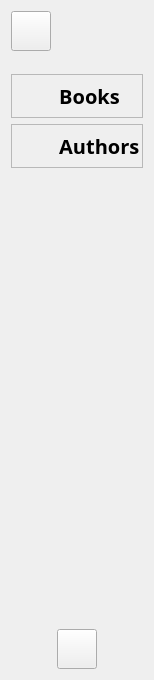
<?xml version="1.0" encoding="UTF-8"?>
<ui version="4.0">
 <class>LibrarySideMenu</class>
 <widget class="QWidget" name="LibrarySideMenu">
  <property name="geometry">
   <rect>
    <x>0</x>
    <y>0</y>
    <width>154</width>
    <height>680</height>
   </rect>
  </property>
  <property name="windowTitle">
   <string>Form</string>
  </property>
  <layout class="QVBoxLayout" name="verticalLayout">
   <item>
    <widget class="QPushButton" name="sideMenuButton">
     <property name="sizePolicy">
      <sizepolicy hsizetype="Maximum" vsizetype="Fixed">
       <horstretch>0</horstretch>
       <verstretch>0</verstretch>
      </sizepolicy>
     </property>
     <property name="minimumSize">
      <size>
       <width>40</width>
       <height>40</height>
      </size>
     </property>
     <property name="styleSheet">
      <string notr="true">image: url(:/resources/icons/hamburgerMenu.svg);</string>
     </property>
     <property name="text">
      <string/>
     </property>
    </widget>
   </item>
   <item>
    <spacer name="verticalSpacer_2">
     <property name="orientation">
      <enum>Qt::Vertical</enum>
     </property>
     <property name="sizeType">
      <enum>QSizePolicy::Fixed</enum>
     </property>
     <property name="sizeHint" stdset="0">
      <size>
       <width>20</width>
       <height>17</height>
      </size>
     </property>
    </spacer>
   </item>
   <item>
    <widget class="ClickableFrame" name="booksMenu">
     <property name="frameShape">
      <enum>QFrame::StyledPanel</enum>
     </property>
     <property name="frameShadow">
      <enum>QFrame::Raised</enum>
     </property>
     <layout class="QHBoxLayout" name="horizontalLayout">
      <property name="spacing">
       <number>1</number>
      </property>
      <property name="leftMargin">
       <number>1</number>
      </property>
      <property name="topMargin">
       <number>1</number>
      </property>
      <property name="rightMargin">
       <number>1</number>
      </property>
      <property name="bottomMargin">
       <number>1</number>
      </property>
      <item>
       <widget class="QLabel" name="label">
        <property name="minimumSize">
         <size>
          <width>40</width>
          <height>40</height>
         </size>
        </property>
        <property name="styleSheet">
         <string notr="true">image: url(:/resources/icons/books.svg);</string>
        </property>
        <property name="text">
         <string/>
        </property>
       </widget>
      </item>
      <item>
       <widget class="QLabel" name="booksText">
        <property name="enabled">
         <bool>true</bool>
        </property>
        <property name="sizePolicy">
         <sizepolicy hsizetype="MinimumExpanding" vsizetype="Preferred">
          <horstretch>0</horstretch>
          <verstretch>0</verstretch>
         </sizepolicy>
        </property>
        <property name="font">
         <font>
          <family>Montserrat</family>
          <pointsize>15</pointsize>
          <bold>true</bold>
         </font>
        </property>
        <property name="text">
         <string> Books</string>
        </property>
       </widget>
      </item>
     </layout>
    </widget>
   </item>
   <item>
    <widget class="ClickableFrame" name="authorsMenu">
     <property name="frameShape">
      <enum>QFrame::StyledPanel</enum>
     </property>
     <property name="frameShadow">
      <enum>QFrame::Raised</enum>
     </property>
     <layout class="QHBoxLayout" name="horizontalLayout_2">
      <property name="spacing">
       <number>1</number>
      </property>
      <property name="leftMargin">
       <number>1</number>
      </property>
      <property name="topMargin">
       <number>1</number>
      </property>
      <property name="rightMargin">
       <number>1</number>
      </property>
      <property name="bottomMargin">
       <number>1</number>
      </property>
      <item>
       <widget class="QLabel" name="label_3">
        <property name="minimumSize">
         <size>
          <width>40</width>
          <height>40</height>
         </size>
        </property>
        <property name="styleSheet">
         <string notr="true">image: url(:/resources/icons/author.svg);</string>
        </property>
        <property name="text">
         <string/>
        </property>
       </widget>
      </item>
      <item>
       <widget class="QLabel" name="authorsText">
        <property name="sizePolicy">
         <sizepolicy hsizetype="MinimumExpanding" vsizetype="Preferred">
          <horstretch>0</horstretch>
          <verstretch>0</verstretch>
         </sizepolicy>
        </property>
        <property name="font">
         <font>
          <family>Montserrat</family>
          <pointsize>15</pointsize>
          <bold>true</bold>
         </font>
        </property>
        <property name="text">
         <string> Authors</string>
        </property>
       </widget>
      </item>
     </layout>
    </widget>
   </item>
   <item>
    <spacer name="verticalSpacer">
     <property name="orientation">
      <enum>Qt::Vertical</enum>
     </property>
     <property name="sizeHint" stdset="0">
      <size>
       <width>20</width>
       <height>40</height>
      </size>
     </property>
    </spacer>
   </item>
   <item alignment="Qt::AlignHCenter">
    <widget class="QPushButton" name="userIcon">
     <property name="sizePolicy">
      <sizepolicy hsizetype="Maximum" vsizetype="Fixed">
       <horstretch>0</horstretch>
       <verstretch>0</verstretch>
      </sizepolicy>
     </property>
     <property name="minimumSize">
      <size>
       <width>40</width>
       <height>40</height>
      </size>
     </property>
     <property name="styleSheet">
      <string notr="true">image: url(:/resources/icons/user.svg);</string>
     </property>
     <property name="text">
      <string/>
     </property>
    </widget>
   </item>
  </layout>
 </widget>
 <customwidgets>
  <customwidget>
   <class>ClickableFrame</class>
   <extends>QFrame</extends>
   <header>clickableframe.h</header>
   <container>1</container>
  </customwidget>
 </customwidgets>
 <resources/>
 <connections/>
</ui>
